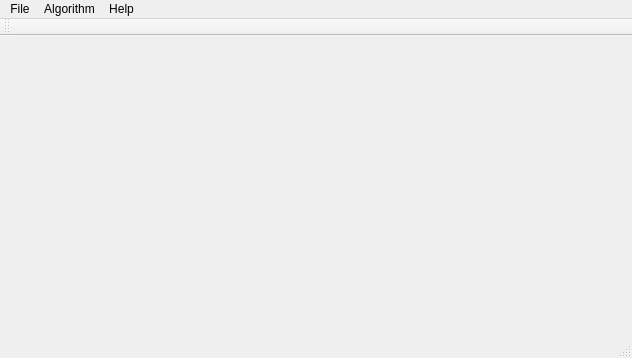
<?xml version="1.0" encoding="UTF-8"?>
<ui version="4.0">
 <class>App</class>
 <widget class="QMainWindow" name="App">
  <property name="geometry">
   <rect>
    <x>0</x>
    <y>0</y>
    <width>632</width>
    <height>358</height>
   </rect>
  </property>
  <property name="windowTitle">
   <string>App</string>
  </property>
  <widget class="QWidget" name="centralWidget"/>
  <widget class="QMenuBar" name="menuBar">
   <property name="geometry">
    <rect>
     <x>0</x>
     <y>0</y>
     <width>632</width>
     <height>21</height>
    </rect>
   </property>
   <widget class="QMenu" name="menuFile">
    <property name="title">
     <string>File</string>
    </property>
    <addaction name="actionOpen"/>
    <addaction name="actionSave_As"/>
    <addaction name="actionSave"/>
    <addaction name="actionExit"/>
   </widget>
   <widget class="QMenu" name="menuAlgorithm">
    <property name="title">
     <string>Algorithm</string>
    </property>
    <addaction name="actionAlgo_1"/>
    <addaction name="actionAlgo_2"/>
    <addaction name="actionAlgo_3"/>
    <addaction name="actionAlgo_4"/>
   </widget>
   <widget class="QMenu" name="menuHelp">
    <property name="title">
     <string>Help</string>
    </property>
    <addaction name="actionTutorial"/>
    <addaction name="actionAbout"/>
   </widget>
   <addaction name="menuFile"/>
   <addaction name="menuAlgorithm"/>
   <addaction name="menuHelp"/>
  </widget>
  <widget class="QToolBar" name="mainToolBar">
   <attribute name="toolBarArea">
    <enum>TopToolBarArea</enum>
   </attribute>
   <attribute name="toolBarBreak">
    <bool>false</bool>
   </attribute>
  </widget>
  <widget class="QStatusBar" name="statusBar"/>
  <action name="actionOpen">
   <property name="text">
    <string>Open</string>
   </property>
  </action>
  <action name="actionSave_As">
   <property name="text">
    <string>Save As</string>
   </property>
  </action>
  <action name="actionSave">
   <property name="text">
    <string>Save</string>
   </property>
  </action>
  <action name="actionExit">
   <property name="text">
    <string>Exit</string>
   </property>
  </action>
  <action name="actionAlgo_1">
   <property name="text">
    <string>Algo-1</string>
   </property>
  </action>
  <action name="actionAlgo_2">
   <property name="text">
    <string>Algo-2</string>
   </property>
  </action>
  <action name="actionAlgo_3">
   <property name="text">
    <string>Algo-3</string>
   </property>
  </action>
  <action name="actionAlgo_4">
   <property name="text">
    <string>Algo-4</string>
   </property>
  </action>
  <action name="actionTutorial">
   <property name="text">
    <string>Tutorial</string>
   </property>
  </action>
  <action name="actionAbout">
   <property name="text">
    <string>About</string>
   </property>
  </action>
 </widget>
 <layoutdefault spacing="6" margin="11"/>
 <resources/>
 <connections/>
</ui>
